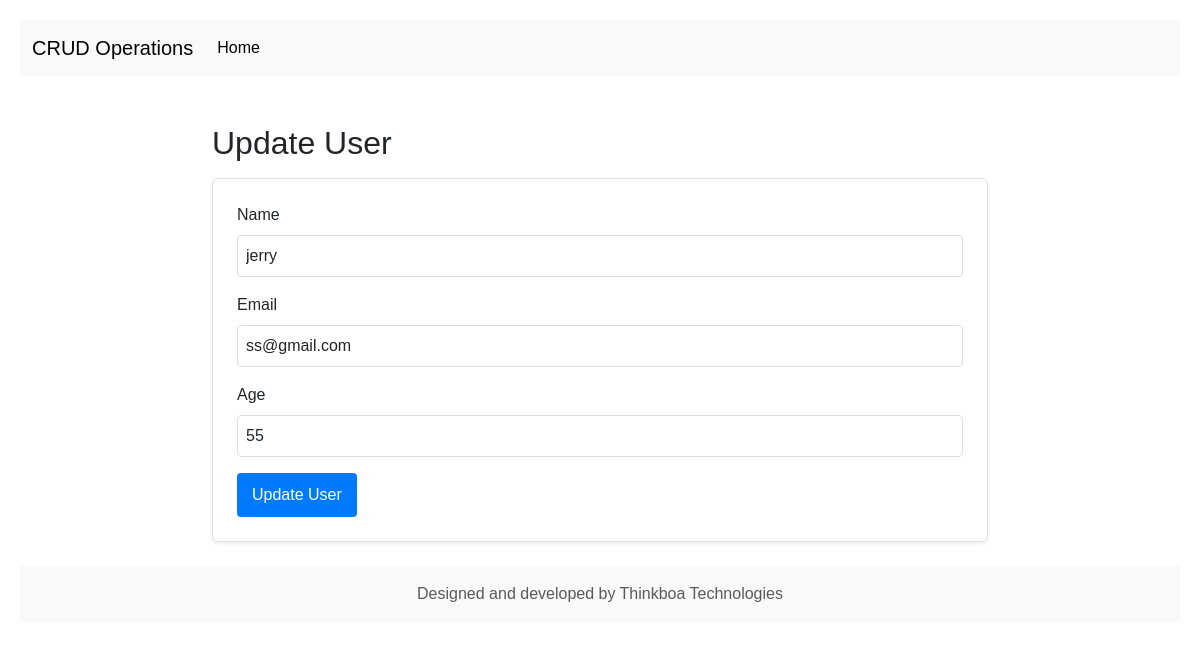
Page /update.php?id=1 on the committed database.
### tables this page shows
CREATE TABLE IF NOT EXISTS `users` (
  `id` int NOT NULL AUTO_INCREMENT,
  `name` varchar(100) NOT NULL,
  `email` varchar(100) NOT NULL,
  `age` int DEFAULT NULL,
  `created_at` timestamp NULL DEFAULT CURRENT_TIMESTAMP,
  PRIMARY KEY (`id`),
  UNIQUE KEY `email` (`email`)
);

### update.php (the view, shortened to what this page needs)
<?php
include './db/db.php';
$id = $_GET['id'];
$sql = "SELECT * FROM users WHERE id=$id";
$result = $conn->query($sql);
$row = $result->fetch_assoc();
?>
<?php include './include/header.php'; ?>
	<div class="container">
		<h2 class="mt-5 mb-3">Update User</h2>
		<form method="POST" action="./helper/update_helper.php" class="p-4 border rounded shadow-sm mb-4">
			<div class="mb-3">
				<label for="name" class="form-label">Name</label>
				<input type="text" name="name" id="name" class="form-control" value="<?php echo $row['name']; ?>" required>
			</div>
			<div class="mb-3">
				<label for="email" class="form-label">Email</label>
				<input type="email" name="email" id="email" class="form-control" value="<?php echo $row['email']; ?>" required>
			</div>
			<div class="mb-3">
				<label for="age" class="form-label">Age</label>
				<input type="number" name="age" id="age" class="form-control" value="<?php echo $row['age']; ?>">
			</div>
			<button type="submit" class="btn btn-primary">Update User</button>
		</form>
	</div>
<?php include './include/footer.php'; ?>
</html>

### assests/css/style.css (style rules this page uses)
body { font-family: Arial, sans-serif; padding: 20px; }
.container { max-width: 800px; margin: 0 auto; }
form { margin-bottom: 20px; padding: 20px; border: 1px solid #ccc; border-radius: 5px; }
input[type="text"], input[type="email"], input[type="number"] { width: 100%; padding: 8px; margin-bottom: 10px; border-radius: 4px; border: 1px solid #ddd; }
button[type="submit"] { background-color: #007bff; color: white; padding: 10px 15px; border: none; border-radius: 4px; cursor: pointer; }

### rows in the picture
users: name "jerry", email "ss@gmail.com", age "55"
